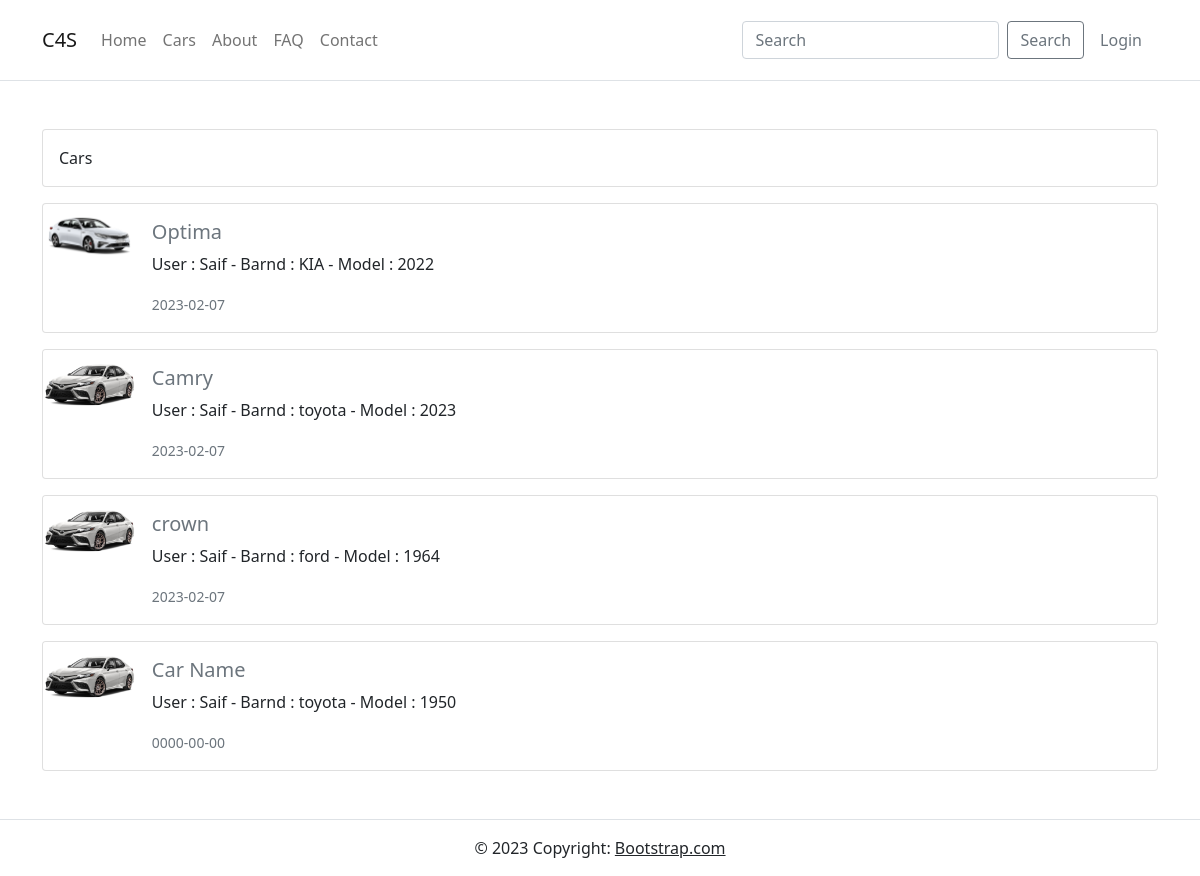
The app's page /cars.php with its own data.
### tables this page shows
CREATE TABLE IF NOT EXISTS `car` (
  `id` int(11) NOT NULL AUTO_INCREMENT,
  `car_name` varchar(255) NOT NULL,
  `email` varchar(255) NOT NULL,
  `phone` varchar(255) NOT NULL,
  `brand` varchar(255) NOT NULL,
  `model` varchar(255) NOT NULL,
  `image` varchar(255) DEFAULT NULL,
  `status` char(1) NOT NULL DEFAULT 'w',
  `date` date NOT NULL,
  `user_id` int(11) NOT NULL,
  PRIMARY KEY (`id`)
);

CREATE TABLE IF NOT EXISTS `tb_user` (
  `id` int(11) NOT NULL AUTO_INCREMENT,
  `name` varchar(50) NOT NULL,
  `username` varchar(25) NOT NULL,
  `email` varchar(50) NOT NULL,
  `password` varchar(50) NOT NULL,
  `is_admin` tinyint(1) NOT NULL DEFAULT 0,
  PRIMARY KEY (`id`)
);

### cars.php (the view, shortened to what this page needs)
<?php
    include "config/db.php";
    include "inc/head.php";
    include "inc/navbar.php";
?>
<div class="container">
    <section class="mt-5">
        <div class="card mb-3">
            <div class="card-body">
                Cars
            </div>
        </div>
        <?php
            $rows = mysqli_query($conn, "select * FROM car ORDER BY id DESC")
        ?>
        <?php foreach ($rows as $row) :
            $user_id = $row["user_id"];
            $query = "SELECT name FROM tb_user WHERE id ='$user_id'";
            $result = mysqli_query($conn,$query);
            $res = mysqli_fetch_assoc($result);
            if(@$row["status"] == "y")
            {
            ?>
            <div class="card mb-3">
                <div class="row g-0">
                    <div class="col-md-1">
                        <a href="view.php?carid=<?php echo $row["id"]; ?>">
                            <img src="uploads/<?php echo $row["image"]; ?>" class="img-fluid rounded-start" alt="...">
                        </a>
                    </div>
                    <div class="col-md-11">
                        <div class="card-body">
                            <h5 class="card-title"><a href="view.php?carid=<?php echo $row["id"]; ?>" class="text-decoration-none text-secondary"><?php echo $row["car_name"]; ?></a></h5>
                            <p class="card-text">User : <?php echo $res['name'] ?> - Barnd : <?php echo $row["brand"]; ?> - Model : <?php echo $row["model"]; ?></p>
                            <p class="card-text"><small class="text-muted"><?php echo $row["date"]; ?></small></p>
                        </div>
                    </div>
                </div>
            </div>
            <?php
            }
            endforeach; ?>
    </section>
</div>
<?php
    include "inc/footer.php";
?>

### inc/head.php (shortened to what this page needs)
<!doctype html>
<html lang="en">
    <head>
        <link href="https://cdn.jsdelivr.net/npm/bootstrap@5.0.2/dist/css/bootstrap.min.css" rel="stylesheet">
        <link rel="stylesheet" href="https://cdn.jsdelivr.net/npm/bootstrap-icons@1.10.3/font/bootstrap-icons.css">
    </head>
    <body class="bg-white">

### inc/navbar.php (shortened to what this page needs)
<nav class="navbar navbar-expand-lg navbar-light bg-white border-bottom" style="padding: 20px 0px;">
    <div class="container">
        <a class="navbar-brand" href="index.php">C4S</a>
        <div class="collapse navbar-collapse" id="navbarSupportedContent">
        <ul class="navbar-nav me-auto mb-2 mb-lg-0">
            <li class="nav-item">
                <a class="nav-link" href="index.php">Home</a>
            </li>
            <li class="nav-item">
                <a class="nav-link" href="cars.php">Cars</a>
            </li>
            <li class="nav-item">
                <a class="nav-link" href="about.php">About</a>
            </li>
            <li class="nav-item">
                <a class="nav-link" href="faq.php">FAQ</a>
            </li>
            <li class="nav-item">
                <a class="nav-link" href="contact.php">Contact</a>
            </li>
        </ul>
        <form action="search.php" method="post" class="d-flex">
            <input class="form-control me-2" type="search" name="search" placeholder="Search" aria-label="Search">
            <button class="btn btn-outline-secondary" type="submit">Search</button>
        </form>
        <?php
        if(isset($_SESSION['login_username']))
        {
        ?>
            <?php
            if($_SESSION['is_admin'] == 1)
            {
            ?>
                <li class="d-flex nav-item">
                    <a class="nav-link" href="admin/dashboard.php">Dashboard</a>
                </li>
            <?php
            }
            ?>
            <li class="d-flex dropdown">
                <a class="nav-link dropdown-toggle" href="#" id="navbarDropdown" role="button" data-bs-toggle="dropdown" aria-expanded="false">
                    <?php echo $_SESSION['login_username']; ?>
                </a>
                <ul class="dropdown-menu" aria-labelledby="navbarDropdown">
                    <li><a class="dropdown-item" href="users/sellcar.php">Sell Your Car</a></li>
                    <li><a class="dropdown-item" href="users/mycars.php">My Cars</a></li>
                    <li><a class="dropdown-item" href="users/reservation.php">My Reservation</a></li>
                    <li><a class="dropdown-item" href="users/profile.php">Profile</a></li>
                    <li><hr class="dropdown-divider"></li>
                    <li><a class="dropdown-item" href="users/logout.php">Logout</a></li>
                </ul>
            </li>
        <?php
        }
        else
        {
        ?>
            <li class="d-flex nav-item">
                <a class="nav-link text-secondary" href="login.php">Login</a>
            </li>
        <?php
        }
        ?>
        </div>
    </div>
</nav>

### inc/footer.php (shortened to what this page needs)
        <footer class="bg-white text-center text-lg-start mt-5 border-top">
            <div class="text-center p-3" >
                © 2023 Copyright:
                <a class="text-dark" href="#">Bootstrap.com</a>
            </div>
        </footer>
    </body>
</html>

### records on screen
car: image (picture), car_name "Optima", user.name "Saif", brand "KIA", model "2022", date "2023-02-07"
car: image (picture), car_name "Camry", user.name "Saif", brand "toyota", model "2023", date "2023-02-07"
car: image (picture), car_name "crown", user.name "Saif", brand "ford", model "1964", date "2023-02-07"
car: image (picture), car_name "Car Name", user.name "Saif", brand "toyota", model "1950", date "0000-00-00"
